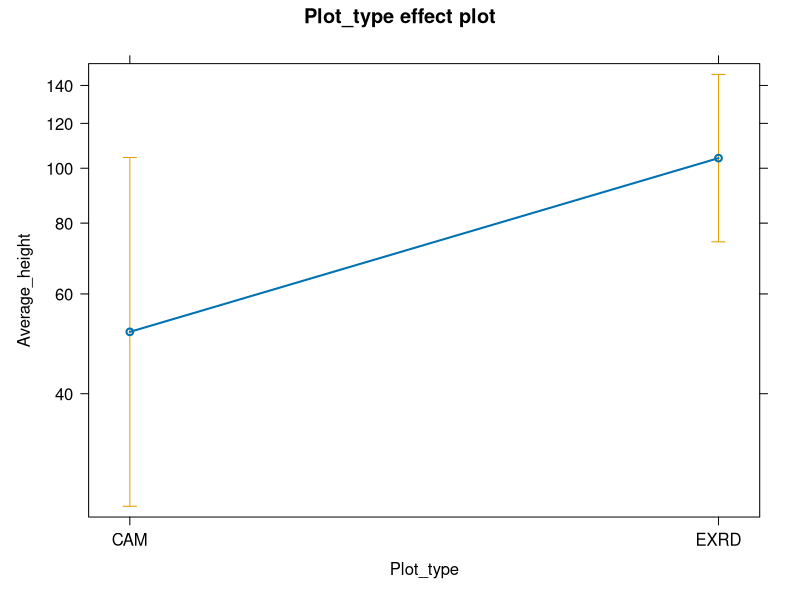

The R script that drew this image: (Note: this script raises an error after producing the figure.)

library(ggplot2)
library(dplyr)
library(effects)

## Trees >50-160cm
##Amelanchier lamarckii

PlotsAM<- read.csv("PlotsAM.csv", fileEncoding = "UTF-8-BOM")
PlotsAM


glm_plotAM <- glm(Average_height ~ Plot_type, family = quasipoisson(link = "log") ,data = PlotsAM)
summary(glm_plotAM)


plot(allEffects(glm_plotAM))

ggplot(PlotsAM, aes(x = Plot_type, y = Average_height, fill = TREATMENT)) +
  geom_boxplot() +   scale_fill_manual(values = custom_colors) +
  labs(title = "Plot and treatment effect on average tree height of Amelanchier lamarckii", x = "Plot type",
       y = "Average Tree Height (cm)") +
  theme(panel.background = element_rect(),
        panel.grid = element_line(color = "light gray"),
        panel.border = element_blank())

## Betula pendula
PlotsBPE<- read.csv("PlotsBPE.csv", fileEncoding = "UTF-8-BOM")
PlotsBPE


glm_plotBPE <- glm(Average_height ~ Plot_type, family = quasipoisson(link = "log") ,data = PlotsBPE)
summary(glm_plotBPE)


plot(allEffects(glm_plotBPE))


ggplot(PlotsBPE, aes(x = Plot_type, y = Average_height, fill = TREATMENT)) +
  geom_boxplot() +   scale_fill_manual(values = custom_colors) +
  labs(title = "Plot and treatment effect on average tree height of Betula pendula", x = "Plot type",
       y = "Average Tree Height (cm)") +
  theme(panel.background = element_rect(),
        panel.grid = element_line(color = "light gray"),
        panel.border = element_blank())

## Betula pubescens
PlotsBPU<- read.csv("PlotsBPU.csv", fileEncoding = "UTF-8-BOM")
PlotsBPU


glm_plotBPU <- glm(Average_height ~ Plot_type, family = quasipoisson(link = "log") ,data = PlotsBPU)
summary(glm_plotBPU)


plot(allEffects(glm_plotBPU))


ggplot(PlotsBPU, aes(x = Plot_type, y = Average_height, fill = TREATMENT)) +
  geom_boxplot() +   scale_fill_manual(values = custom_colors) +
  labs(title = "Plot and treatment effect on average tree height of Betula pubescens", x = "Plot type",
       y = "Average Tree Height (cm)") +
  theme(panel.background = element_rect(),
        panel.grid = element_line(color = "light gray"),
        panel.border = element_blank())

## Prunus serotina
PlotsPS<- read.csv("PlotsPS.csv", fileEncoding = "UTF-8-BOM")
PlotsPS


glm_plotPS <- glm(Average_height ~ Plot_type, family = quasipoisson(link = "log") ,data = PlotsPS)
summary(glm_plotPS)


plot(allEffects(glm_plotPS))


ggplot(PlotsPS, aes(x = Plot_type, y = Average_height, fill = TREATMENT)) +
  geom_boxplot() +   scale_fill_manual(values = custom_colors) +
  labs(title = "Plot and treatment effect on average tree height of Prunus serotina", x = "Plot type",
       y = "Average Tree Height (cm)") +
  theme(panel.background = element_rect(),
        panel.grid = element_line(color = "light gray"),
        panel.border = element_blank())


## Quercus robur
PlotsQR<- read.csv("PlotsQR.csv", fileEncoding = "UTF-8-BOM")
PlotsQR

glm_plotQR <- glm(Average_height ~ Plot_type, family = quasipoisson(link = "log") ,data = PlotsQR)
summary(glm_plotQR)

plot(allEffects(glm_plotQR))


ggplot(PlotsQR, aes(x = Plot_type, y = Average_height, fill = TREATMENT)) +
  geom_boxplot() +   scale_fill_manual(values = custom_colors) +
  labs(title = "Plot and treatment effect on average tree height of Quercus robur", x = "Plot type",
       y = "Average Tree Height (cm)") +
  theme(panel.background = element_rect(),
        panel.grid = element_line(color = "light gray"),
        panel.border = element_blank())


## Rhamnus frangula
PlotsRF<- read.csv("PlotsRF.csv", fileEncoding = "UTF-8-BOM")
PlotsRF


glm_plotRF <- glm(Average_height ~ Plot_type, family = quasipoisson(link = "log") ,data = PlotsRF)
summary(glm_plotRF)

plot(allEffects(glm_plotRF))



ggplot(PlotsRF, aes(x = Plot_type, y = Average_height, fill = TREATMENT)) +
  geom_boxplot() +   scale_fill_manual(values = custom_colors) +
  labs(title = "Plot and treatment effect on average tree height of Rhamnus frangular", x = "Plot type",
       y = "Average Tree Height (cm)") +
  theme(panel.background = element_rect(),
        panel.grid = element_line(color = "light gray"),
        panel.border = element_blank())


## Sorbus aucuparia
PlotsSorbus<- read.csv("PlotsSorbus.csv", fileEncoding = "UTF-8-BOM")
PlotsSorbus


glm_plotSorbus <- glm(Average_height ~ Plot_type, family = quasipoisson(link = "log") ,data = PlotsSorbus)
summary(glm_plotSorbus)


plot(allEffects(glm_plotSorbus))


ggplot(PlotsSorbus, aes(x = Plot_type, y = Average_height, fill = TREATMENT)) +
  geom_boxplot() +   scale_fill_manual(values = custom_colors) +
  labs(title = "Plot and treatment effect on average tree height of Sorbus aucuparia", x = "Plot type",
       y = "Average Tree Height (cm)") +
  theme(panel.background = element_rect(),
        panel.grid = element_line(color = "light gray"),
        panel.border = element_blank())


## Pinus sylvestris
PlotsPinus<- read.csv("PlotsPinus.csv", fileEncoding = "UTF-8-BOM")
PlotsPinus


glm_plotPinus <- glm(Average_height ~ Plot_type, family = quasipoisson(link = "log") ,data = PlotsPinus)
summary(glm_plotPinus)

plot(allEffects(glm_plotPinus))


ggplot(PlotsPinus, aes(x = Plot_type, y = Average_height, fill = TREATMENT)) +
  geom_boxplot() +   scale_fill_manual(values = custom_colors) +
  labs(title = "Plot and treatment effect on average tree height of Pinus sylvestris", x = "Plot type",
       y = "Average Tree Height (cm)") +
  theme(panel.background = element_rect(),
        panel.grid = element_line(color = "light gray"),
        panel.border = element_blank())


## combining data
PlotsAM$Species <- "Amelanchier_lamarckii"
PlotsBPE$Species <- "Betula_pendula"
PlotsBPU$Species <- "Betula_pubescens"
PlotsPS$Species <- "Prunus_serotina"
PlotsQR$Species <- "Quercus_robur"
PlotsRF$Species <- "Rhamnus_frangula"
PlotsSorbus$Species <- "Sorbus_aucuparia"
PlotsPinus$Species <- "Pinus_sylvestris"

all_data_plots <- bind_rows(
  PlotsAM, PlotsBPE, PlotsBPU, PlotsPS, PlotsQR, PlotsRF, PlotsSorbus, PlotsPinus
)
all_data_plots

# Visualize the relationship between plot type and height

ggplot(all_data_plots, aes(x = Plot_type, y = Average_height, fill = TREATMENT)) +
  geom_boxplot() +   scale_fill_manual(values = custom_colors) +
  labs(title = "Plot type effect on average tree height", x = "Plot type",
       y = "Average Tree Height")+
  guides(fill = "none") +
  theme(panel.background = element_rect(),
        panel.grid = element_line(color = "light gray"),
        panel.border = element_blank())

## species seperately
# Define order of species shown in plot
desired_order_ploteffect <- c("Amelanchier_lamarckii", "Betula_pendula", "Betula_pubescens", "Prunus_serotina", "Quercus_robur", "Rhamnus_frangula", "Sorbus_aucuparia", "Pinus_sylvestris")

# Define colours
plot_colour <- c("CAM" = "#FF0000", "EXRD" = "#008000")

# Plot boxplots
ggplot(all_data_plots, aes(x = factor(Species, levels = desired_order_ploteffect), y = Average_height, color = Plot_type))+
  geom_boxplot() +   scale_color_manual(values = plot_colour) +labs(x = "Species",
                                                                     y = "Average Tree Height (cm)")
## Trees up to 50cm##
##Amelanchier lamarckii

PlotsAM50<- read.csv("PlotsAM50.csv", fileEncoding = "UTF-8-BOM")
PlotsAM50


glm_plotAM50 <- glm(Average_height ~ Plot_type, family = quasipoisson(link = "log") ,data = PlotsAM50)
summary(glm_plotAM50)


plot(allEffects(glm_plotAM50))

ggplot(PlotsAM50, aes(x = Plot_type, y = Average_height, fill = TREATMENT)) +
  geom_boxplot() +   scale_fill_manual(values = custom_colors) +
  labs(title = "Plot and treatment effect on average tree height of Amelanchier lamarckii", x = "Plot type",
       y = "Average Tree Height (cm)") +
  theme(panel.background = element_rect(),
        panel.grid = element_line(color = "light gray"),
        panel.border = element_blank())

## Betula pendula
PlotsBPE50<- read.csv("PlotsBPE50.csv", fileEncoding = "UTF-8-BOM")
PlotsBPE50


glm_plotBPE50 <- glm(Average_height ~ Plot_type, family = quasipoisson(link = "log") ,data = PlotsBPE50)
summary(glm_plotBPE50)


plot(allEffects(glm_plotBPE50))


ggplot(PlotsBPE50, aes(x = Plot_type, y = Average_height, fill = TREATMENT)) +
  geom_boxplot() +   scale_fill_manual(values = custom_colors) +
  labs(title = "Plot and treatment effect on average tree height of Betula pendula", x = "Plot type",
       y = "Average Tree Height (cm)") +
  theme(panel.background = element_rect(),
        panel.grid = element_line(color = "light gray"),
        panel.border = element_blank())

## Betula pubescens --> not enough data
PlotsBPU50<- read.csv("PlotsBPU50.csv", fileEncoding = "UTF-8-BOM")
PlotsBPU50


glm_plotBPU50 <- glm(Average_height ~ Plot_type, family = quasipoisson(link = "log") ,data = PlotsBPU50)
summary(glm_plotBPU50)


plot(allEffects(glm_plotBPU50))


ggplot(PlotsBPU50, aes(x = Plot_type, y = Average_height, fill = TREATMENT)) +
  geom_boxplot() +   scale_fill_manual(values = custom_colors) +
  labs(title = "Plot and treatment effect on average tree height of Betula pubescens", x = "Plot type",
       y = "Average Tree Height (cm)") +
  theme(panel.background = element_rect(),
        panel.grid = element_line(color = "light gray"),
        panel.border = element_blank())

## Prunus serotina
PlotsPS50<- read.csv("PlotsPS50.csv", fileEncoding = "UTF-8-BOM")
PlotsPS50


glm_plotPS50 <- glm(Average_height ~ Plot_type, family = quasipoisson(link = "log") ,data = PlotsPS50)
summary(glm_plotPS50)


plot(allEffects(glm_plotPS50))


ggplot(PlotsPS50, aes(x = Plot_type, y = Average_height, fill = TREATMENT)) +
  geom_boxplot() +   scale_fill_manual(values = custom_colors) +
  labs(title = "Plot and treatment effect on average tree height of Prunus serotina", x = "Plot type",
       y = "Average Tree Height (cm)") +
  theme(panel.background = element_rect(),
        panel.grid = element_line(color = "light gray"),
        panel.border = element_blank())


## Quercus robur
PlotsQR50<- read.csv("PlotsQR50.csv", fileEncoding = "UTF-8-BOM")
PlotsQR50

glm_plotQR50 <- glm(Average_height ~ Plot_type, family = quasipoisson(link = "log") ,data = PlotsQR50)
summary(glm_plotQR50)

plot(allEffects(glm_plotQR50))


ggplot(PlotsQR50, aes(x = Plot_type, y = Average_height, fill = TREATMENT)) +
  geom_boxplot() +   scale_fill_manual(values = custom_colors) +
  labs(title = "Plot and treatment effect on average tree height of Quercus robur", x = "Plot type",
       y = "Average Tree Height (cm)") +
  theme(panel.background = element_rect(),
        panel.grid = element_line(color = "light gray"),
        panel.border = element_blank())


## Rhamnus frangula
PlotsRF50<- read.csv("PlotsRF50.csv", fileEncoding = "UTF-8-BOM")
PlotsRF50


glm_plotRF50 <- glm(Average_height ~ Plot_type, family = quasipoisson(link = "log") ,data = PlotsRF50)
summary(glm_plotRF50)

plot(allEffects(glm_plotRF50))



ggplot(PlotsRF50, aes(x = Plot_type, y = Average_height, fill = TREATMENT)) +
  geom_boxplot() +   scale_fill_manual(values = custom_colors) +
  labs(title = "Plot and treatment effect on average tree height of Rhamnus frangular", x = "Plot type",
       y = "Average Tree Height (cm)") +
  theme(panel.background = element_rect(),
        panel.grid = element_line(color = "light gray"),
        panel.border = element_blank())


## Sorbus aucuparia
PlotsSorbus50<- read.csv("PlotsSorbus50.csv", fileEncoding = "UTF-8-BOM")
PlotsSorbus50


glm_plotSorbus50 <- glm(Average_height ~ Plot_type, family = quasipoisson(link = "log") ,data = PlotsSorbus50)
summary(glm_plotSorbus50)


plot(allEffects(glm_plotSorbus50))


ggplot(PlotsSorbus50, aes(x = Plot_type, y = Average_height, fill = TREATMENT)) +
  geom_boxplot() +   scale_fill_manual(values = custom_colors) +
  labs(title = "Plot and treatment effect on average tree height of Sorbus aucuparia", x = "Plot type",
       y = "Average Tree Height (cm)") +
  theme(panel.background = element_rect(),
        panel.grid = element_line(color = "light gray"),
        panel.border = element_blank())


## Pinus sylvestris
PlotsPinus50<- read.csv("PlotsPinus50.csv", fileEncoding = "UTF-8-BOM")
PlotsPinus50


glm_plotPinus50 <- glm(Average_height ~ Plot_type, family = quasipoisson(link = "log") ,data = PlotsPinus50)
summary(glm_plotPinus50)

plot(allEffects(glm_plotPinus50))


ggplot(PlotsPinus50, aes(x = Plot_type, y = Average_height, fill = TREATMENT)) +
  geom_boxplot() +   scale_fill_manual(values = custom_colors) +
  labs(title = "Plot and treatment effect on average tree height of Pinus sylvestris", x = "Plot type",
       y = "Average Tree Height (cm)") +
  theme(panel.background = element_rect(),
        panel.grid = element_line(color = "light gray"),
        panel.border = element_blank())


## combining data
PlotsAM50$Species <- "Amelanchier_lamarckii"
PlotsBPE50$Species <- "Betula_pendula"
PlotsBPU50$Species <- "Betula_pubescens"
PlotsPS50$Species <- "Prunus_serotina"
PlotsQR50$Species <- "Quercus_robur"
PlotsRF50$Species <- "Rhamnus_frangula"
PlotsSorbus50$Species <- "Sorbus_aucuparia"
PlotsPinus50$Species <- "Pinus_sylvestris"

all_data_plots50 <- bind_rows(
  PlotsAM50, PlotsBPE50, PlotsBPU50, PlotsPS50, PlotsQR50, PlotsRF50, PlotsSorbus50, PlotsPinus50
)
all_data_plots50

# Visualize the relationship between plot type and height

ggplot(all_data_plots50, aes(x = Plot_type, y = Average_height, fill = TREATMENT)) +
  geom_boxplot() +   scale_fill_manual(values = custom_colors) +
  labs(title = "Plot type effect on average tree height", x = "Plot type",
       y = "Average Tree Height")+
  guides(fill = "none") +
  theme(panel.background = element_rect(),
        panel.grid = element_line(color = "light gray"),
        panel.border = element_blank())

## species seperately
# Define order of species shown in plot
desired_order_ploteffect50 <- c("Amelanchier_lamarckii", "Betula_pendula", "Betula_pubescens", "Prunus_serotina", "Quercus_robur", "Rhamnus_frangula", "Sorbus_aucuparia", "Pinus_sylvestris")

# Define colours
plot_colour <- c("CAM" = "#FF0000", "EXRD" = "#008000")

# Plot boxplots
ggplot(all_data_plots50, aes(x = factor(Species, levels = desired_order_ploteffect50), y = Average_height, color = Plot_type))+
  geom_boxplot() +   scale_color_manual(values = plot_colour) +labs(x = "Species",
                                                                    y = "Average Tree Height (cm)")
